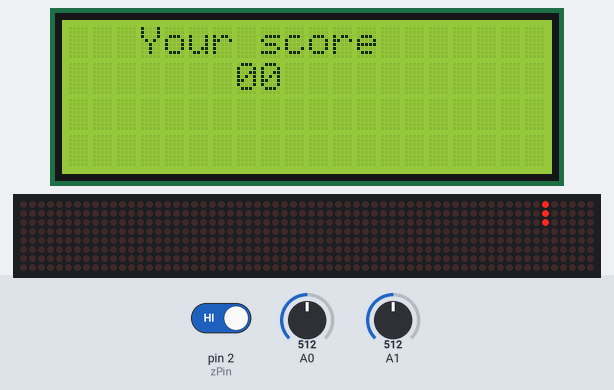
The sketch below on a simulated Arduino Uno, built with avr-gcc and run on an emulated ATmega328P. Parts: 20×4 character LCD, 64×8 LED matrix. Inputs (shaded band) come from the test bench; at power-on: A0 = 512, pin 2 (zPin) HIGH, A1 = 512. Random numbers use the default seed unless the sketch sets one.

Above: at 2.7 s.
4.3 s: A0 set to 986
6.1 s: A0 set to 1017
At 7.9 s:
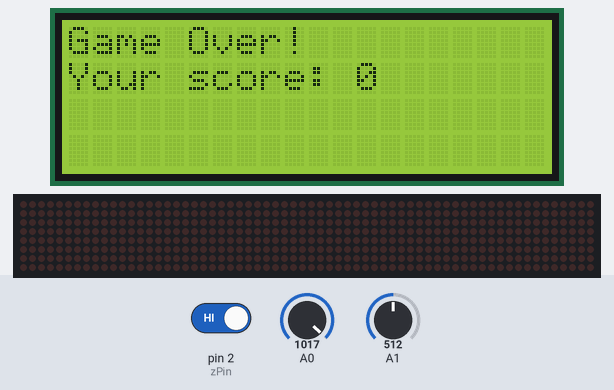
8.1 s: pin 2 (zPin) driven LOW
At 8.44 s:
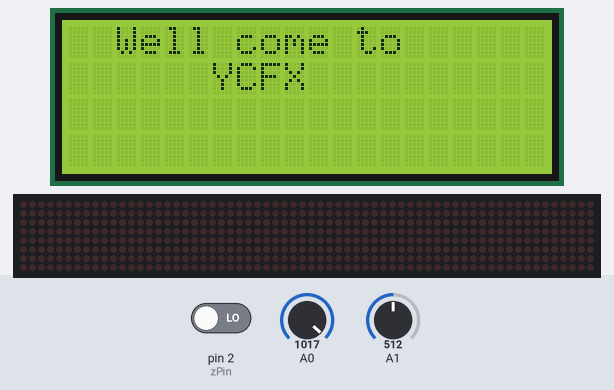
11.1 s: A1 set to 109
14.1 s: A1 set to 94
At 15.81 s:
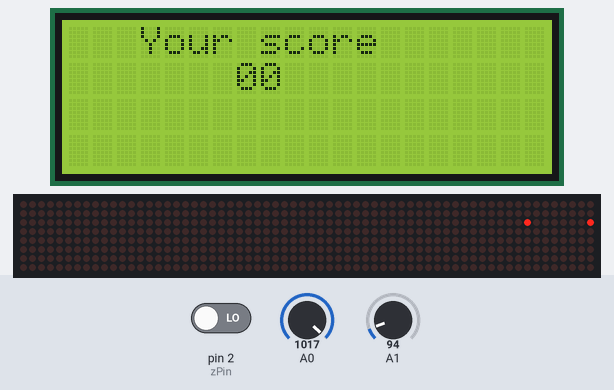
16.5 s: A1 set to 110
At 16.82 s:
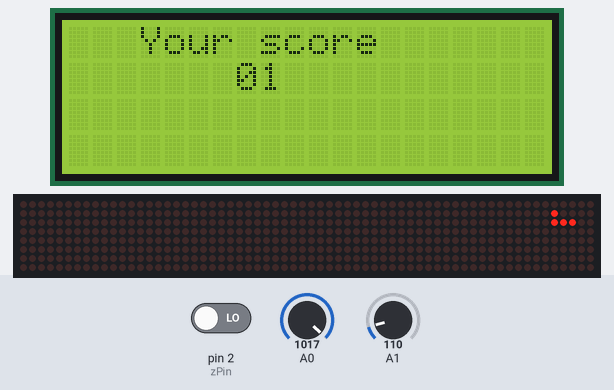

Measured:
- the behaviour switches between 1000 and 1001 on A0 (found by bisection; images 0 and 1)
- the behaviour switches between 100 and 99 on A1 (found by bisection; images 2 and 3)
- after the input at 8.1 s, the display: changes after 0.18 s (image 2)

The sketch:

main.ino
```cpp
#include <Wire.h>
#include <LiquidCrystal_I2C.h>
#include <LedControl.h>

LiquidCrystal_I2C lcd(0x3F,20,4);
LedControl lc = LedControl(12, 11, 10, 0); // (DIN, CLK, CS, ?)

static const uint8_t __attribute__((progmem)) X[] = {B01000010, B01000010, B00100100, B00011000, B00011000, B00100100, B01000010, B01000010}; // 字母 X 的logo代码，其实就是一个一个点的量灭组成的
int speedS = 8; // 贪吃蛇的初始速度
char str[25];
int score;    // 游戏得分
int xValue;   // JoyStick-X  A0
int yValue;   // JoyStick-Y  A1
int zPin = 2; // JoyStick-Z
int Enabled;  // 重启游戏使能
int FX, FY;   // 食物的坐标
int SX, SY;   // 蛇头的坐标
int KEY, K;   // 当前按键码和实际按键码
int DIN = 12;
int CS = 11;
int CLK = 10;
char s[129] = {}; // 蛇身体坐标集合，一共64个点，二维坐标128个元素 其中0没有用到 故为129个元素

void setup()
{
  lc.shutdown(0, false);
  lc.setIntensity(0, 8);
  lc.clearDisplay(0);
  lcd.init();
  lcd.backlight();
  pinMode(zPin, INPUT);
  RANDOM();  // 获取一个随机食物坐标
  K = 0;     // 初始化按键码，实际上就是行进方向 方向初始化为0 即在首次操作摇杆前 蛇不移动
  s[1] = 2;  // x3
  s[2] = 2;  // y3
  s[3] = 1;  // x2
  s[4] = 2;  // y2
  s[5] = 0;  // x1
  s[6] = 2;  // y1 初始化蛇的身体坐标
  score = 0; // 游戏起始得分
  Logo();
  lc.clearDisplay(0);
  for (int i = 1; i <= 6; i += 2) // 从蛇头开始绘制三个点 s[1], s[3], s[5]为x坐标 s[2], s[4], s[6]为y坐标 蛇身排序： {s[5],s[6]}  {s[3],s[4]}  {s[1],s[2]} （右侧为蛇头）
  {
    lc.setLed(0, s[i], s[i + 1], true); // drawPixel(int16_t x, int16_t y, uint16_t color)
  }
  delay(400);
}
void RANDOM()
{
A:
  FX = random(0, 7);
  FY = random(0, 7);

  for (int i = 1; i <= 6 + 2 * score; i += 2) // 防止食物出现在蛇身上
  {
    if (FX == s[i] and FY == s[i + 1])
      goto A;
  }
}
void myDelay(int Time)
{ // 在蛇移动的延时期间 我们要做一些事情 比如食物的闪烁和摇杆方向的读取

  for (int t = 1; t <= Time; t++)
  {
    lc.setLed(0, FX, FY, true);
    delay(50);
    lc.setLed(0, FX, FY, false);
    delay(50);
    joyStick(); // 读取摇杆方向
  }
}
void Logo()
{
  lcd.init();
  lcd.setCursor(0,0);
  lcd.print("  Well come to  ");
  lcd.setCursor(0,1);
  lcd.print("      YCFX      ");
  lc.setLed(0, 0, 6, true); // X 右边笔画的动画
  lc.clearDisplay(0);
  delay(35);
  for (int x = 0; x <= 7; x++)
  {
    lc.setLed(0, 7 - x, x, true);
    delay(35);
  }
  for (int x = 0; x <= 7; x++)
  {
    lc.setLed(0, x, x, true);
    delay(35);
  }
  lc.clearDisplay(0);
  delay(35);
  for (int a = 1; a <= 3; a++)
  {
    for (int x = 0; x <= 7; x++)
    {
      lc.setLed(0, 7 - x, x, true);
      delay(35);
    }
    for (int x = 0; x <= 7; x++)
    {
      lc.setLed(0, x, x, true);
      delay(35);
    }
    lc.clearDisplay(0);
    delay(a);
  }
  lcd.init();
  lcd.setCursor(0,0);
  lcd.print("   Your score   ");
  lcd.setCursor(0,1);
  lcd.print("       00       ");
}
void Endelay(unsigned long duration)
{ // 字幕滚动的延时期间 我们也要做一些事情 比如判断中央键是否被按下 按下则重置游戏

  unsigned long Start = millis();
  while (millis() - Start <= duration)
  {
    if (digitalRead(zPin) == LOW)
    {
      delay(20);
      if (digitalRead(zPin) == LOW)
      {
        Enabled = 1;
      }
    }
  }
}
void joyStick()
{

  xValue = analogRead(A0); // JoyStick-X   最左值为0 最右值为1023 中间值为515
  yValue = analogRead(A1); // JoyStick-Y   最下值为0 最上值为1023 中间值为510
  if (yValue > 1000 && KEY != 8)
  {
    K = 5;
  }
  else if (yValue < 100 && KEY != 5)
  {
    K = 8;
  }
  else if (xValue < 100 && KEY != 4 && K != 0)
  { // 首次操作摇杆前 不能向左移动蛇
    K = 6;
  }
  else if (xValue > 1000 && KEY != 6)
  {
    K = 4;
  }

  if (digitalRead(zPin) == LOW) // 当按下中央键后 速度变为 2  松开后 速度恢复到当前值
    speedS = 2;
  else
    speedS = 8 - score / 2;
}

void gameover()
{ // 一旦执行到Gameover 程序停止 需要按下中央键后以重启游戏
  Enabled = 0;
  lcd.init();
  lcd.setCursor(0,0);
  lcd.print("Game Over!");
  lcd.setCursor(0,1);
  lcd.print("Your score: ");
  lcd.print(String(score));
  while (Enabled == 0)
  {
    for (int8_t x = 7; x >= -125 && Enabled == 0; x--)
    {
      lc.shutdown(0, false);
      lc.clearDisplay(0);
      lc.setIntensity(0, 8);
      Endelay(70);
    }
    for (int8_t x = 7; x >= -39 && Enabled == 0; x--)
    {
      lc.clearDisplay(0);
      Endelay(70);
    }
  }
  for (int i = 0; i < 129; i++)
  {
    s[i] = 0;
  }
  Logo();
  K = 0;
  s[1] = 2;
  s[2] = 2;
  s[3] = 1;
  s[4] = 2;
  s[5] = 0;
  s[6] = 2;
  score = 0;
}

void win()
{ // 一旦执行到Gameover 程序停止 需要按下中央键后以重启游戏
  Enabled = 0;
  lcd.init();
  lcd.setCursor(0,0);
  lcd.print("You Win!");
  lcd.setCursor(0,1);
  lcd.print("Welcome back!");
  while (Enabled == 0)
  {
    for (int8_t x = 7; x >= -125 && Enabled == 0; x--)
    {
      lc.shutdown(0, false);
      lc.clearDisplay(0);
      lc.setIntensity(0, 8);
      Endelay(70);
    }
    for (int8_t x = 7; x >= -39 && Enabled == 0; x--)
    {
      lc.clearDisplay(0);
      Endelay(70);
    }
  }
  for (int i = 0; i < 129; i++)
  {
    s[i] = 0;
  }
  Logo();
  K = 0;
  s[1] = 2;
  s[2] = 2;
  s[3] = 1;
  s[4] = 2;
  s[5] = 0;
  s[6] = 2;
  score = 0;
}

void loop()
{
  KEY = K; // 蛇每移动一次 方向才能改变一次
  if (KEY == 8) // 蛇向上运动
  {
    for (int i = 6 + 2 * score; i > 3; i = i - 2)
    {
      s[i] = s[i - 2];
      s[i - 1] = s[i - 3];
    }
    s[2] = s[2] - 1;
    if (s[2] < 0) // 超出边框的从另一边继续出现
      s[2] = 7;
  }
  else if (KEY == 5) // 蛇向下运动
  {
    for (int i = 6 + 2 * score; i > 3; i = i - 2)
    {
      s[i] = s[i - 2];
      s[i - 1] = s[i - 3];
    }
    s[2] = s[2] + 1;
    if (s[2] > 7) // 超出边框的从另一边继续出现
      s[2] = 0;
  }
  else if (KEY == 4) // 蛇向左运动
  {
    for (int i = 6 + 2 * score; i > 3; i = i - 2)
    {
      s[i] = s[i - 2];
      s[i - 1] = s[i - 3];
    }
    s[1] = s[1] - 1;
    if (s[1] < 0) // 超出边框的从另一边继续出现
      s[1] = 7;
  }
  else if (KEY == 6) // 蛇向右运动
  {
    for (int i = 6 + 2 * score; i > 3; i = i - 2)
    {
      s[i] = s[i - 2];
      s[i - 1] = s[i - 3];
    }
    s[1] = s[1] + 1;
    if (s[1] > 7) // 超出边框的从另一边继续出现
      s[1] = 0;
  }
  lc.clearDisplay(0);
  for (int i = 1; i <= 6 + 2 * score; i += 2) // 从蛇头开始绘制
  {
    lc.setLed(0, s[i], s[i + 1], true);
    delay(10);
  }
  myDelay(speedS); //（)内为延时次数 延时一次为100ms  实测200ms速度很合适 故将加速时速度设置为 2
  SX = s[1];
  SY = s[2];
  for (int i = 3; i <= 6 + 2 * score; i += 2)
  {
    if (SX == s[i] && SY == s[i + 1])
      gameover();
  }
  if (SY == FY && SX == FX)
  {
    score++;
    if (score == 64) win();
    else
    {
      lcd.setCursor(7,1);
      if (score < 10) lcd.print("0");
      lcd.print(String(score));
      RANDOM();
      if (!(score % 5))
      { // 根据得分加快蛇的速度 每吃5个食物 速度快100ms
        speedS--;
        if (speedS < 2) // 速度下限为200ms 如果速度小于200ms 速度值仍为200ms
          speedS = 2;
      }
    }
  }
}
```
